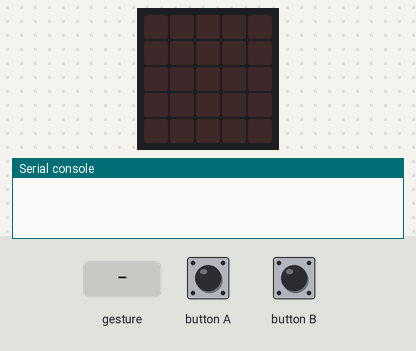
This program was run on a simulated BBC micro:bit (MakeCode). Shown: the board's 5×5 LED display, the last lines printed to the serial console. Inputs (shaded band) come from the test bench. No radio messages arrive unless stated (any console line starting 'radio sent:' is added by the test bench); a tilt is held for 1.5 s and a shake lasts 1 s, then the board lies face up again.

Above: at 1.2 s.
1.3 s: button A pressed for 0.15 s
At 2.6 s:
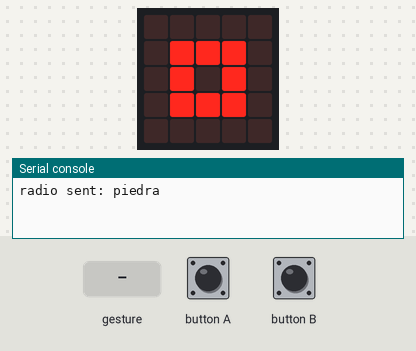
2.9 s: button B pressed for 0.15 s
At 3.8 s:
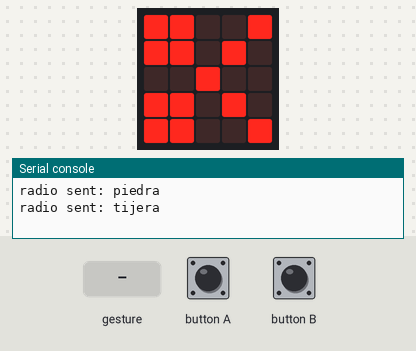
4.5 s: gesture 'shake'
At 5.6 s:
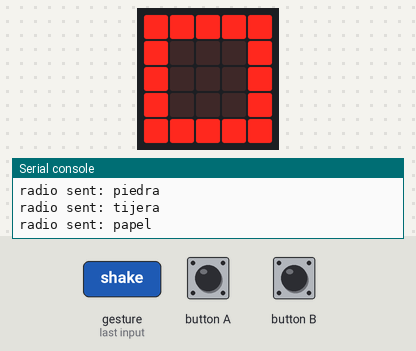
Timing chart, 0 to 7.5 s (numbered marks = the images above; inputs shaded):
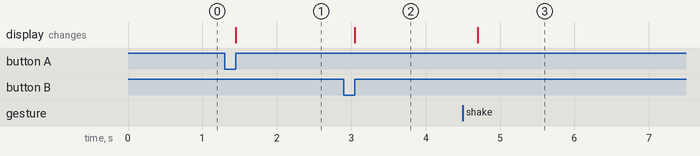

The program:

main.ts
```typescript
input.onButtonPressed(Button.A, function () {
    basic.clearScreen()
    radio.sendString("piedra")
    basic.showIcon(IconNames.SmallSquare)
    Mio = 2
})
input.onGesture(Gesture.Shake, function () {
    basic.clearScreen()
    radio.sendString("papel")
    basic.showIcon(IconNames.Square)
    Mio = 1
})
radio.onReceivedString(function (receivedString) {
    if (Mio == 1) {

    }
    if (Mio == 2) {

    }
    if (Mio == 3) {

    }
})
input.onButtonPressed(Button.B, function () {
    basic.clearScreen()
    radio.sendString("tijera")
    basic.showIcon(IconNames.Scissors)
    Mio = 3
})
let Mio = 0
radio.setGroup(6)
```

test.ts
```typescript
// aquí va el archivo "tests"; esto no se compilará cuando este paquete se utilice como una extensión.
```

Measured:
- after the input at 1.3 s, the display: changes after 0.15 s (image 1)
- after the input at 2.9 s, the display: changes after 0.15 s (image 2)
- after the input at 4.5 s, the display: changes after 0.20 s (image 3)
